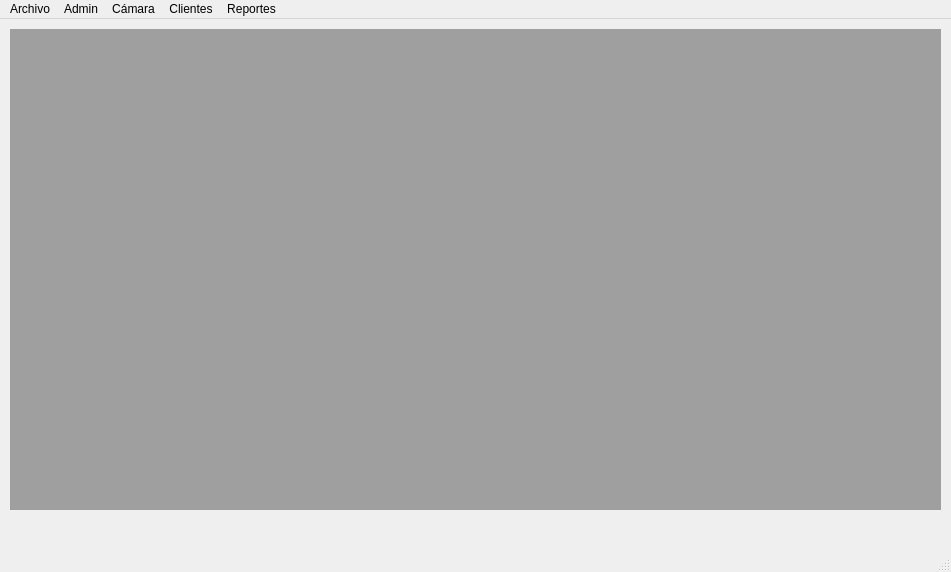
<?xml version="1.0" encoding="UTF-8"?>
<ui version="4.0">
 <class>main</class>
 <widget class="QMainWindow" name="main">
  <property name="geometry">
   <rect>
    <x>0</x>
    <y>0</y>
    <width>951</width>
    <height>572</height>
   </rect>
  </property>
  <property name="windowTitle">
   <string>main</string>
  </property>
  <widget class="QWidget" name="centralwidget">
   <widget class="QMdiArea" name="mdiArea">
    <property name="geometry">
     <rect>
      <x>10</x>
      <y>10</y>
      <width>931</width>
      <height>481</height>
     </rect>
    </property>
   </widget>
  </widget>
  <widget class="QMenuBar" name="menubar">
   <property name="geometry">
    <rect>
     <x>0</x>
     <y>0</y>
     <width>951</width>
     <height>22</height>
    </rect>
   </property>
   <widget class="QMenu" name="menuArchivo">
    <property name="title">
     <string>Archivo</string>
    </property>
    <addaction name="separator"/>
    <addaction name="actionLogin"/>
    <addaction name="actionLogout"/>
   </widget>
   <widget class="QMenu" name="menuAdmin">
    <property name="title">
     <string>Admin</string>
    </property>
    <addaction name="actionGestion_de_Usuarios"/>
   </widget>
   <widget class="QMenu" name="menuCamara">
    <property name="title">
     <string>Cámara</string>
    </property>
    <addaction name="actionIniciar_Camara"/>
    <addaction name="actionCerrar_Camara"/>
   </widget>
   <widget class="QMenu" name="menuClientes">
    <property name="title">
     <string>Clientes</string>
    </property>
    <addaction name="actionClientes"/>
    <addaction name="actionAntecedentes"/>
   </widget>
   <widget class="QMenu" name="menuReportes">
    <property name="title">
     <string>Reportes</string>
    </property>
    <addaction name="separator"/>
    <addaction name="actionReporte_de_Entrada_de_Clientes"/>
    <addaction name="actionReporte_de_Clientes"/>
    <addaction name="actionReporte_de_Usuarios"/>
   </widget>
   <addaction name="menuArchivo"/>
   <addaction name="menuAdmin"/>
   <addaction name="menuCamara"/>
   <addaction name="menuClientes"/>
   <addaction name="menuReportes"/>
  </widget>
  <widget class="QStatusBar" name="statusbar"/>
  <action name="actionLogin">
   <property name="text">
    <string>Iniciar Sesión</string>
   </property>
  </action>
  <action name="actionLogout">
   <property name="text">
    <string>Cerrar Sesión</string>
   </property>
  </action>
  <action name="actionGestion_de_Usuarios">
   <property name="text">
    <string>Gestión de Usuarios</string>
   </property>
  </action>
  <action name="actionCuenta">
   <property name="text">
    <string>Cuenta</string>
   </property>
  </action>
  <action name="actionDeposito">
   <property name="text">
    <string>Depósito</string>
   </property>
  </action>
  <action name="actionExtraccion">
   <property name="text">
    <string>Extracción</string>
   </property>
  </action>
  <action name="actionClientes">
   <property name="text">
    <string>Clientes</string>
   </property>
  </action>
  <action name="actionAntecedentes">
   <property name="text">
    <string>Antecedentes</string>
   </property>
  </action>
  <action name="actionReporte_de_Entrada_de_Clientes">
   <property name="text">
    <string>Reporte de Entrada de Clientes</string>
   </property>
  </action>
  <action name="actionReporte_de_Clientes">
   <property name="text">
    <string>Reporte de Clientes</string>
   </property>
  </action>
  <action name="actionReporte_de_Usuarios">
   <property name="text">
    <string>Reporte de Usuarios</string>
   </property>
  </action>
  <action name="actionGestion_de_Usuarios_2">
   <property name="text">
    <string>Gestión de Usuarios</string>
   </property>
  </action>
  <action name="actionIniciar_Camara">
   <property name="text">
    <string>Iniciar Cámara</string>
   </property>
  </action>
  <action name="actionCerrar_Camara">
   <property name="text">
    <string>Cerrar Cámara</string>
   </property>
  </action>
 </widget>
 <resources/>
 <connections/>
</ui>
